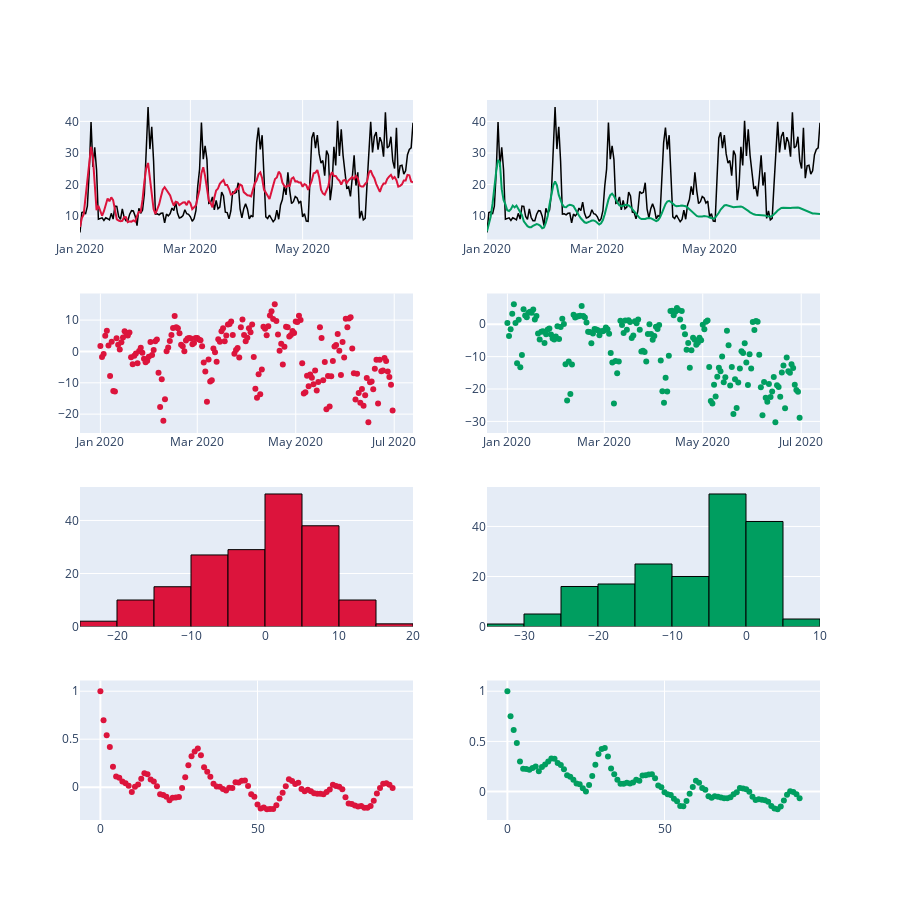

Notebook cell for this chart:
### Code cell
fig = make_subplots(rows=4, cols=2)

autoreg_acf = acf(autoreg_predict["error"], nlags=93)
arima_acf = acf(arima_predict["error"], nlags=93)
lags = [val for val in range(len(arima_acf))]


plot_trace = [ go.Scatter(x=test_set["power_date"], y=test_set["value (k_wh)"], line=dict(color="black", width=1.5)
                           , showlegend=False, legendgroup="Actual", name="Actual")
                , go.Scatter(x=test_set["power_date"], y=test_set["value (k_wh)"], line=dict(color="black", width=1.5)
                           , showlegend=False, legendgroup="Actual", name="Actual")
                , go.Scatter(x=autoreg_predict.index, y=autoreg_predict["predicted"], line=dict(color="#DC143C")
                              , showlegend=False, legendgroup="Autoregression", name="Autoregresion")
                , go.Scatter(x=arima_predict.index, y=arima_predict["predicted_mean"], line=dict(color="#009E60")
                              , showlegend=False, legendgroup="ARIMA", name="ARIMA")]

residual_dist = [ go.Scatter(x=autoreg_predict.index, y=autoreg_predict["error"]
                             , mode="markers", marker=dict(color="#DC143C")
                             , showlegend=False, legendgroup="Autoregression", name="Autoregresion")
                , go.Scatter(x=arima_predict.index, y=arima_predict["error"]
                             , mode="markers", marker=dict(color="#009E60")
                             , showlegend=False, legendgroup="ARIMA", name="ARIMA")]

residual_dist_2 = [ go.Histogram(x=autoreg_predict["error"], marker=dict(color="#DC143C", line_width=1, line_color="black")
                                , showlegend=False, legendgroup="Autoregression", name="Autoregresion")
                    , go.Histogram(x=arima_predict["error"], marker=dict(color="#009E60", line_width=1, line_color="black")
                                , showlegend=False, legendgroup="ARIMA", name="ARIMA")
                    ]

acf_traces = [ go.Scatter(x=lags, y=autoreg_acf
                             , mode="markers", marker=dict(color="#DC143C")
                             , showlegend=False, legendgroup="Autoregression", name="Autoregresion")
                , go.Scatter(x=lags, y=arima_acf
                             , mode="markers", marker=dict(color="#009E60")
                             , showlegend=False, legendgroup="ARIMA", name="ARIMA")]

for num, md in enumerate(plot_trace):
    fig.add_trace(md, row=1, col=num%2+1)

for num, md in enumerate(residual_dist):
    fig.add_trace(md, row=2, col=num%2+1)

for num, md in enumerate(residual_dist_2):
    fig.add_trace(md, row=3, col=num%2+1)

for num, md in enumerate(acf_traces):
    fig.add_trace(md, row=4, col=num%2+1)


fig.update_layout(height=900)


fig.show()

### Figure 1 — Plotly figure (JSON) as saved in the notebook; plotly's stock layout.template omitted (floating-point values rounded to 4 significant figures; data arrays with more than 128 entries replaced by an {"elided": "..."} marker saying what was removed)
{"data": [{"legendgroup": "Actual", "line": {"color": "black", "width": 1.5}, "name": "Actual", "showlegend": false, "type": "scatter", "x": {"elided": "182 str values"}, "xaxis": "x", "y": {"elided": "182 float values"}, "yaxis": "y"}, {"legendgroup": "Actual", "line": {"color": "black", "width": 1.5}, "name": "Actual", "showlegend": false, "type": "scatter", "x": {"elided": "182 str values"}, "xaxis": "x2", "y": {"elided": "182 float values"}, "yaxis": "y2"}, {"legendgroup": "Autoregression", "line": {"color": "#DC143C"}, "name": "Autoregresion", "showlegend": false, "type": "scatter", "x": {"elided": "182 str values"}, "xaxis": "x", "y": {"elided": "182 float values"}, "yaxis": "y"}, {"legendgroup": "ARIMA", "line": {"color": "#009E60"}, "name": "ARIMA", "showlegend": false, "type": "scatter", "x": {"elided": "182 str values"}, "xaxis": "x2", "y": {"elided": "182 float values"}, "yaxis": "y2"}, {"legendgroup": "Autoregression", "marker": {"color": "#DC143C"}, "mode": "markers", "name": "Autoregresion", "showlegend": false, "type": "scatter", "x": {"elided": "182 str values"}, "xaxis": "x3", "y": {"elided": "182 float values"}, "yaxis": "y3"}, {"legendgroup": "ARIMA", "marker": {"color": "#009E60"}, "mode": "markers", "name": "ARIMA", "showlegend": false, "type": "scatter", "x": {"elided": "182 str values"}, "xaxis": "x4", "y": {"elided": "182 float values"}, "yaxis": "y4"}, {"legendgroup": "Autoregression", "marker": {"color": "#DC143C", "line": {"color": "black", "width": 1}}, "name": "Autoregresion", "showlegend": false, "type": "histogram", "x": {"elided": "182 float values"}, "xaxis": "x5", "yaxis": "y5"}, {"legendgroup": "ARIMA", "marker": {"color": "#009E60", "line": {"color": "black", "width": 1}}, "name": "ARIMA", "showlegend": false, "type": "histogram", "x": {"elided": "182 float values"}, "xaxis": "x6", "yaxis": "y6"}, {"legendgroup": "Autoregression", "marker": {"color": "#DC143C"}, "mode": "markers", "name": "Autoregresion", "showlegend": false, "type": "scatter", "x": [0, 1, 2, 3, 4, 5, 6, 7, 8, 9, 10, 11, 12, 13, 14, 15, 16, 17, 18, 19, 20, 21, 22, 23, 24, 25, 26, 27, 28, 29, 30, 31, 32, 33, 34, 35, 36, 37, 38, 39, 40, 41, 42, 43, 44, 45, 46, 47, 48, 49, 50, 51, 52, 53, 54, 55, 56, 57, 58, 59, 60, 61, 62, 63, 64, 65, 66, 67, 68, 69, 70, 71, 72, 73, 74, 75, 76, 77, 78, 79, 80, 81, 82, 83, 84, 85, 86, 87, 88, 89, 90, 91, 92, 93], "xaxis": "x7", "y": [1, 0.6987, 0.5421, 0.4194, 0.2141, 0.1113, 0.09755, 0.06031, 0.04138, 0.01505, -0.04941, 0.003999, 0.02873, 0.08725, 0.1446, 0.1348, 0.08, 0.05986, 0.00843, -0.07269, -0.08213, -0.101, -0.136, -0.1091, -0.1063, -0.1021, -0.009449, 0.1042, 0.2282, 0.3214, 0.3712, 0.4033, 0.3325, 0.2075, 0.16, 0.1098, 0.03695, 0.007353, 0.004666, -0.01941, -0.03367, -0.006619, -0.007695, 0.05091, 0.04819, 0.06661, 0.0688, 0.01224, -0.07441, -0.1008, -0.1818, -0.2219, -0.2127, -0.2302, -0.2262, -0.2273, -0.1882, -0.1192, -0.05847, 0.009105, 0.08328, 0.06425, 0.03307, 0.04569, -0.01864, -0.04264, -0.02617, -0.04136, -0.06373, -0.06949, -0.06915, -0.07359, -0.04931, -0.02528, 0.02651, 0.01102, 0.004441, -0.02143, -0.105, -0.169, -0.1746, -0.1897, -0.2008, -0.1967, -0.2132, -0.215, -0.1954, -0.1416, -0.06486, -0.00939, 0.0346, 0.0412, 0.02451, -0.009231], "yaxis": "y7"}, {"legendgroup": "ARIMA", "marker": {"color": "#009E60"}, "mode": "markers", "name": "ARIMA", "showlegend": false, "type": "scatter", "x": [0, 1, 2, 3, 4, 5, 6, 7, 8, 9, 10, 11, 12, 13, 14, 15, 16, 17, 18, 19, 20, 21, 22, 23, 24, 25, 26, 27, 28, 29, 30, 31, 32, 33, 34, 35, 36, 37, 38, 39, 40, 41, 42, 43, 44, 45, 46, 47, 48, 49, 50, 51, 52, 53, 54, 55, 56, 57, 58, 59, 60, 61, 62, 63, 64, 65, 66, 67, 68, 69, 70, 71, 72, 73, 74, 75, 76, 77, 78, 79, 80, 81, 82, 83, 84, 85, 86, 87, 88, 89, 90, 91, 92, 93], "xaxis": "x8", "y": [1, 0.7497, 0.6149, 0.4844, 0.301, 0.2283, 0.2263, 0.2172, 0.2355, 0.2513, 0.2035, 0.2443, 0.2699, 0.3006, 0.3296, 0.3272, 0.2851, 0.2641, 0.2227, 0.1641, 0.1492, 0.1185, 0.08088, 0.07383, 0.03317, 0.001567, 0.06633, 0.1566, 0.2688, 0.3759, 0.425, 0.435, 0.3503, 0.2304, 0.1723, 0.1191, 0.07789, 0.07775, 0.08903, 0.08164, 0.09023, 0.1171, 0.1084, 0.1612, 0.1633, 0.1705, 0.1719, 0.1327, 0.06081, 0.04425, -0.007158, -0.02526, -0.03369, -0.07229, -0.09654, -0.1432, -0.1461, -0.0944, -0.02016, 0.04546, 0.1078, 0.08768, 0.03612, 0.01745, -0.04671, -0.06012, -0.04603, -0.05068, -0.05937, -0.06673, -0.06607, -0.05711, -0.02604, -0.005803, 0.03523, 0.03, 0.02248, -0.001153, -0.04993, -0.08291, -0.07687, -0.0815, -0.0853, -0.1019, -0.1437, -0.1675, -0.1759, -0.1492, -0.08874, -0.03, 0.004067, -0.003178, -0.02528, -0.06567], "yaxis": "y8"}], "layout": {"height": 900, "xaxis": {"anchor": "y", "domain": [0, 0.45]}, "xaxis2": {"anchor": "y2", "domain": [0.55, 1]}, "xaxis3": {"anchor": "y3", "domain": [0, 0.45]}, "xaxis4": {"anchor": "y4", "domain": [0.55, 1]}, "xaxis5": {"anchor": "y5", "domain": [0, 0.45]}, "xaxis6": {"anchor": "y6", "domain": [0.55, 1]}, "xaxis7": {"anchor": "y7", "domain": [0, 0.45]}, "xaxis8": {"anchor": "y8", "domain": [0.55, 1]}, "yaxis": {"anchor": "x", "domain": [0.8063, 1]}, "yaxis2": {"anchor": "x2", "domain": [0.8063, 1]}, "yaxis3": {"anchor": "x3", "domain": [0.5375, 0.7312]}, "yaxis4": {"anchor": "x4", "domain": [0.5375, 0.7312]}, "yaxis5": {"anchor": "x5", "domain": [0.2687, 0.4625]}, "yaxis6": {"anchor": "x6", "domain": [0.2687, 0.4625]}, "yaxis7": {"anchor": "x7", "domain": [0, 0.1938]}, "yaxis8": {"anchor": "x8", "domain": [0, 0.1938]}}}
